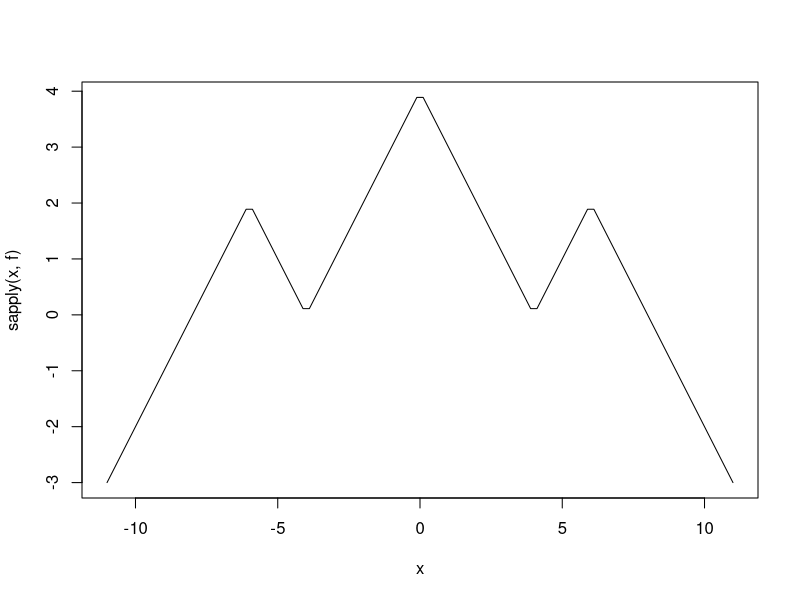

This chart was generated by the following R code:
y <- c(3, 1, 1, 4, 2, 3, 4, 3)
z <- c(0.102, 0.223, 0.504, 0.493, 0.312, 0.508, 0.982, 0.887)
N <- length(y)
curPoint <- 2

f <- function(x){
  return (max(c(4 - abs(x), 2 - abs(x - 6), 2 - abs(x + 6)))) 
}

print("| --- | --- | --- | --- | --- | --- |")
print("| Iteration Number | y | z | curPoint | T | p |")
for(i in 1:N){
  T <- 2*(0.9)^i
  p <- exp(-abs(f(curPoint) - f(y[i]))/T) 
  print(paste0("| ", i, " | ", y[i], " | ", z[i],
               " | ", curPoint, " | ", round(T, 3), " | ", round(p, 3)))
  
  if (f(y[i]) > f(curPoint) || z[i] <= p){
    curPoint <- y[i]
  }
}

x <- seq(-11, 11, length.out = 100)
plot(x, sapply(x, f), type = "l")
  




## Just to play
for(i in 1:100){
  y <- seq(curPoint - 10, curPoint + 10, by = 1)
  y <- sample(y, 1)
  z <- runif(1);
  
  T <- 2*(0.9)^i
  p <- exp(-abs(f(curPoint) - f(y))/T) 
  #print(paste0("| ", i, " | ", y, " | ", z,
  #             " | ", curPoint, " | ", T, " | ", round(p, 3)))
  
  if (f(y) > f(x) || z <= p){
    curPoint <- y
  }
}
  

